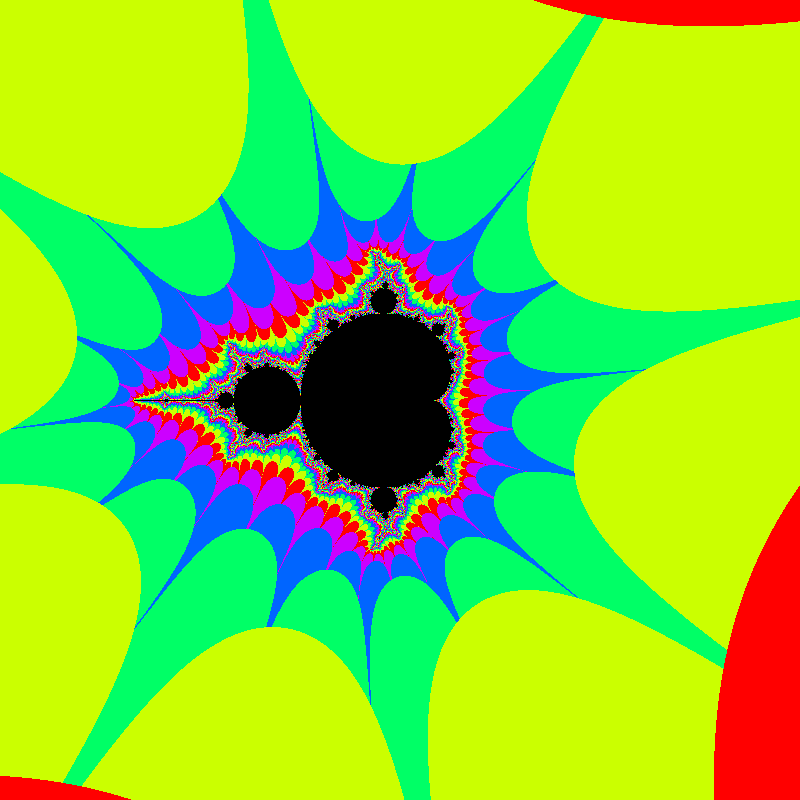
Frame 1 (no input)
Frame 60 (the mouse pressed at the canvas centre just before this capture): identical to frame 1, image omitted
Frame 120 (the mouse held since frame 60 and released just before this capture): blank canvas, image omitted

The Processing sketch that drew this single still picture (run headless with seeded random() and noise(); from frame 60 on, the mouse is pressed at the canvas centre):

// Processing sketch: newOddPlotMandelbrot
// ── newOddPlotMandelbrot.pde
// pixel array is so much faster
// I hope the comments help me remember the neet way to change colors
int iter;
float maxx, minx;
float maxy, miny;
float zoom = 0.1;
// color 100 will be set to black so the biggest iter value possible  is 99
float clrMod = 5;
float MN = 3;
// but it looks wild with smaller number like 20 or 8
// 50 is a nice comprimise
void setup() {
  size(800, 800);
  //fullScreen();
  colorMode(HSB, clrMod);
  maxx =MN;
  minx=-MN;
  maxy=MN;
  miny=-MN;
}


void draw() {
  loadPixels();
  showplot();
  updatePixels();
  //noLoop();
}

void mousePressed() {
  float x = map(mouseX, 0, width, minx, maxx);  // set the x on complex plane
  float y = map(mouseY, 0, height, miny, maxy); // s
  // center and zoom those coordinates
  maxx = x+zoom;
  minx = x-zoom;
  maxy = y+zoom;
  miny = y-zoom;

  zoom/=2;
  if (zoom<0.00001) {
    zoom=1;
    maxx =MN;
    minx=-MN;
    maxy=MN;
    miny=-MN;
  }
}

void mouseDragged() {
  // changes the colorMod which effects how many colors out of total are used

  clrMod+= 0.1;
  // if you want to change the absolute number of colors you chan then
  // set
  //colorMode(HSB,clrMod); //and then it will just use absolute number

  if (clrMod > 64) {
    clrMod = 1;
  }
}

void keyPressed() {
  if ( key == 'h') {
  }
}

/*
for this plot the functions are
the mandel brot
functions:
  float nextx = (x*x) -(y*y);
        float nexty = (x*y)*2.0;
x and y range:
-3 to 3

maximum iterations:
maxiter = 100:

breakout point:
breakOut = 16
if (abs(x+y)>breakOut) 
the absolute value of x and y added toogether

if the max iterations are reached without going over the breakout point
black pixels are plotted
if less than max iterations color of the pixel is placed by number of iterations before breakout

*/

void showplot() {
  //background(0);
  // get pixels from canvas using i and j
  for (int j = 0; j <height; j++) {
    for (int i =0; i <width; i++) {
      // map those to x and y coords in the range of min and max eg -5 to 5
      float x = map(i, 0, width, minx, maxx);  // set the x on complex plane
      float y = map(j, 0, height, miny, maxy); //  yset y on  the complex plane
      // get a copy of thoes ranges before iterating the values
      float cx=x;
      float cy =y;
      // set max iterater
      float maxiter = 100;
      float breakOut = 16;
        iter =0;
      while (iter < maxiter) {
        // iterate functions for x and y
        // put values in nextx and nexty
        float nextx = (x*x) -(y*y);
        float nexty = (x*y)*2;  // witout abs() it is the mandle brot set
        // swap values so x and y become nextx and nexty and are fed into function
        x = nextx+cx; // remove cx and cy you get just a sun
        y = nexty+cy; // set a single number for cx and cy you get the julia set

        // a break out check if the iterated number becomes large, note this is very different from the number of iterations
        // for sine and cosine functions changing the breakout can create more interesting  
        if (abs(x+y)>breakOut) {
          // I cound break out at 2 as it is proved for the mandelbrot any
          // orbit greater than 2 goes to infinity
          // but it lools better when the points have bigger iter numbers
          // which affects the color
          break;
        }
        iter++;
      }
      //println(iter);
      if (iter == maxiter) {
        // black pixels are part of the julia set for that function
        pixels[i+j*width] =color(0, 0, 0);
      } else {
        pixels[i+j*width] = color(iter%clrMod, 100, 100);
      }
    }
  }
}
